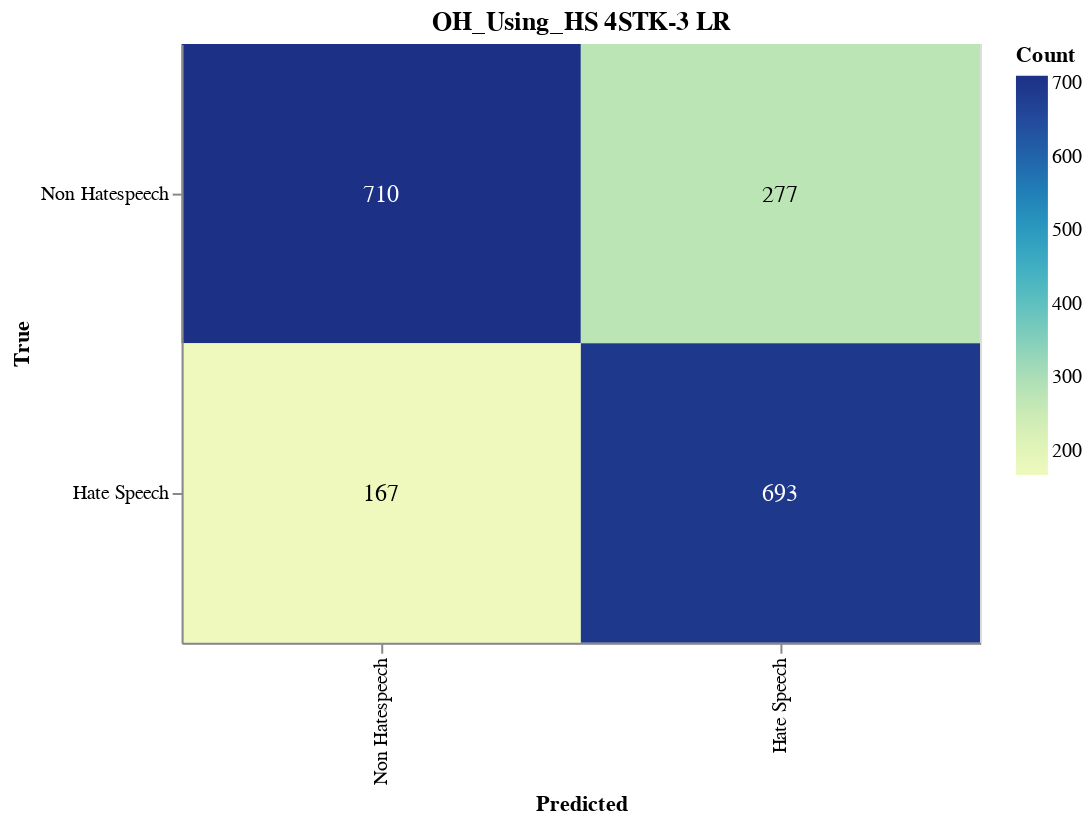

This figure's notebook cell:
### Markdown cell above
#### Save CM

### Code cell
import altair as alt
import altair_saver
import pandas as pd
from sklearn.metrics import confusion_matrix

# Calculate the confusion matrix
cm = confusion_matrix(y_val, adjusted_predictions)

# Define class names
class_names = ['Non Hatespeech', 'Hate Speech']

# Convert confusion matrix to DataFrame
cm_df = pd.DataFrame(cm, index=class_names, columns=class_names).reset_index().melt(id_vars='index')
cm_df.columns = ['True', 'Predicted', 'Count']

# Ensure the order of categories
cm_df['True'] = pd.Categorical(cm_df['True'], categories=class_names, ordered=True)
cm_df['Predicted'] = pd.Categorical(cm_df['Predicted'], categories=class_names, ordered=True)

# Create the Altair plot
heatmap = alt.Chart(cm_df).mark_rect().encode(
    x=alt.X('Predicted:O', sort=class_names),
    y=alt.Y('True:O', sort=class_names),
    color='Count:Q',
    tooltip=['True', 'Predicted', 'Count']
).properties(
    width=400,
    height=300,
    title='OH_Using_HS 4STK-3 LR'
)

# Add text labels
text = heatmap.mark_text(
    align='center',
    baseline='middle',
    fontSize=12
).encode(
    text='Count:Q',
    color=alt.condition(
        alt.datum.Count > cm.max() / 2,
        alt.value('white'),
        alt.value('black')
    )
)

# Combine heatmap and text
final_chart = heatmap + text

# Display the plot
final_chart.show()

### Figure 1 — Vega-Lite specification as saved in the notebook (floating-point values rounded to 4 significant figures)
{"config": {"view": {"continuousWidth": 300, "continuousHeight": 300}}, "layer": [{"mark": {"type": "rect"}, "encoding": {"color": {"field": "Count", "type": "quantitative"}, "tooltip": [{"field": "True", "type": "ordinal"}, {"field": "Predicted", "type": "ordinal"}, {"field": "Count", "type": "quantitative"}], "x": {"field": "Predicted", "sort": ["Non Hatespeech", "Hate Speech"], "type": "ordinal"}, "y": {"field": "True", "sort": ["Non Hatespeech", "Hate Speech"], "type": "ordinal"}}, "title": "OH_Using_HS 4STK-3 LR"}, {"mark": {"type": "text", "align": "center", "baseline": "middle", "fontSize": 12}, "encoding": {"color": {"condition": {"test": "(datum.Count > 355.0)", "value": "white"}, "value": "black"}, "text": {"field": "Count", "type": "quantitative"}, "tooltip": [{"field": "True", "type": "ordinal"}, {"field": "Predicted", "type": "ordinal"}, {"field": "Count", "type": "quantitative"}], "x": {"field": "Predicted", "sort": ["Non Hatespeech", "Hate Speech"], "type": "ordinal"}, "y": {"field": "True", "sort": ["Non Hatespeech", "Hate Speech"], "type": "ordinal"}}, "title": "OH_Using_HS 4STK-3 LR"}], "data": {"name": "data-6380e6fa23f3fc7f57a8cd1bf2dd4cb3"}, "height": 300, "width": 400, "$schema": "https://vega.github.io/schema/vega-lite/v5.17.0.json", "datasets": {"data-6380e6fa23f3fc7f57a8cd1bf2dd4cb3": [{"True": "Non Hatespeech", "Predicted": "Non Hatespeech", "Count": 710}, {"True": "Hate Speech", "Predicted": "Non Hatespeech", "Count": 167}, {"True": "Non Hatespeech", "Predicted": "Hate Speech", "Count": 277}, {"True": "Hate Speech", "Predicted": "Hate Speech", "Count": 693}]}}
